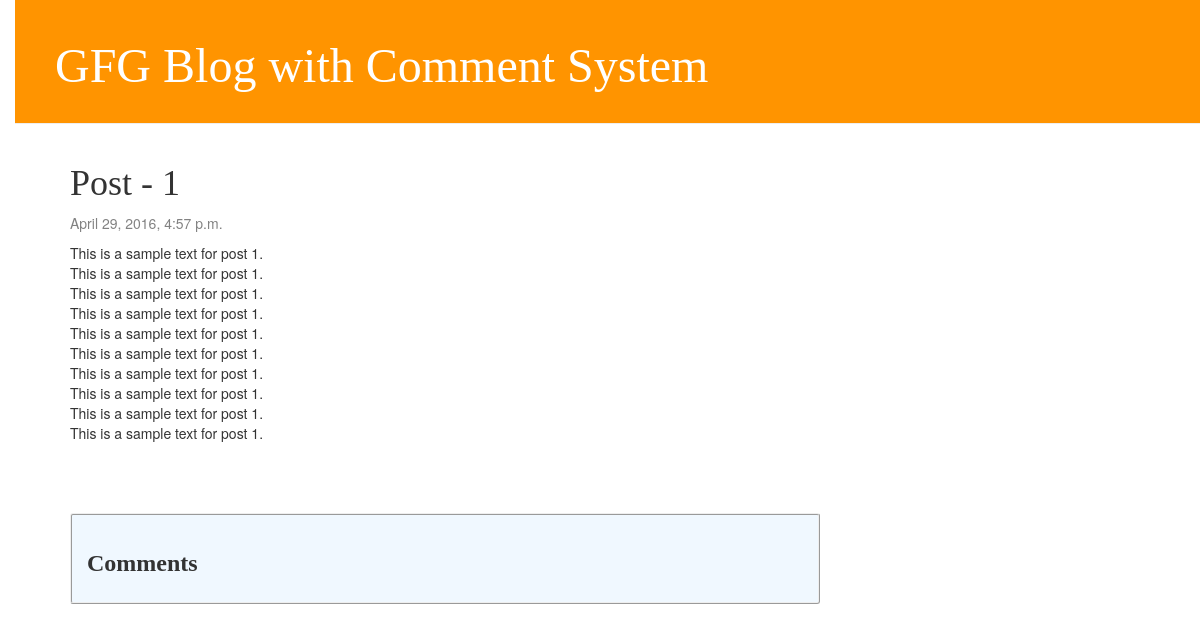
Screenshot of /post/3/ with the database file from the repository.
### blog/models.py (models this page shows, shortened)
class Post(models.Model):
    author = models.ForeignKey('auth.User')
    title = models.CharField(max_length=200)
    text = models.TextField()
    created_date = models.DateTimeField(
            default=timezone.now)
    published_date = models.DateTimeField(
            blank=True, null=True)
    enable_comments = models.BooleanField("Enable comments", default=True)

### blog/views.py (the view)
# urls.py: url(r'^post/(?P<pk>\d+)/$', views.post_detail, name='post_detail'),
def post_detail(request, pk):
    post = get_object_or_404(Post, pk=pk)
    return render(request, 'blog/post_detail.html', {'post': post})

### blog/templates/blog/post_detail.html (shortened to what this page needs)
{% extends 'blog/base.html' %}
{% block content %}
    <div class="post">
        <h1>{{ post.title }}</h1>
        {% if post.published_date %}
            <div class="date">
                {{ post.published_date }}
            </div>
        {% endif %}
        <p>{{ post.text|linebreaks }}</p>
    </div>
    <div class="comments" style="border:2px; border-style:ridge; border-radius: 3px;padding: 15px; background-color: #F0F8FF;">
    <h3><b>Comments</b></h3>
        {% load comments %}
    </div>
{% endblock %}

### blog/static/css/blog.css (style rules this page uses)
body { padding-left: 15px; }
h1, h2, h3, h4 { font-family: 'Lobster', cursive; }
.date { color: #828282; }
.post { margin-bottom: 70px; }

### rows the page displays
Post: title "Post - 1", published_date "April 29, 2016, 4:57 p.m.", text "This is a sample text for post 1. This is a sample text for post 1. This is a sample text for post 1. This is a sample text for post 1. This is a sample text for post 1. This is a sample text for post 1. This is a sample text for post 1. This is a sample text for post 1. This is a sample text for post 1. This is a sample text for post 1."
